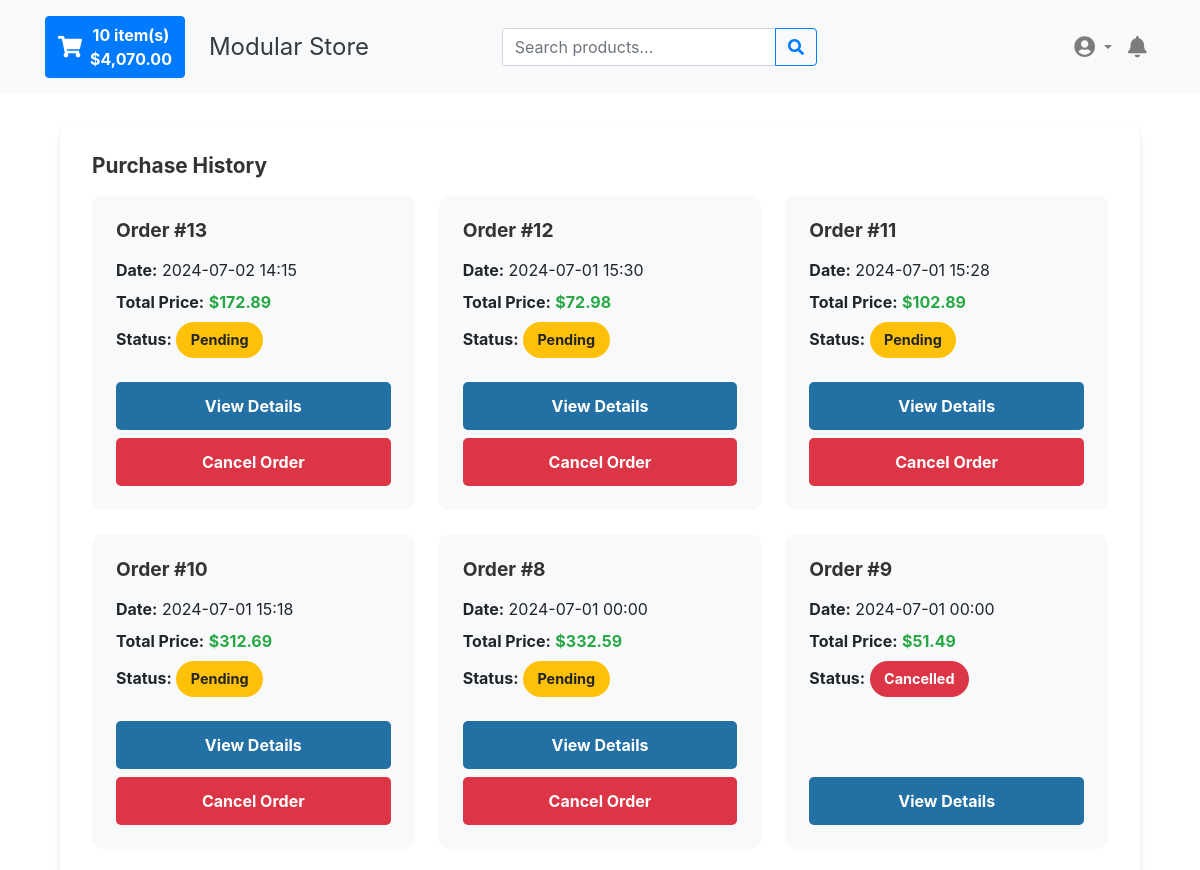
Before: /purchase-history/ (signed in, upper part) with the older database file.
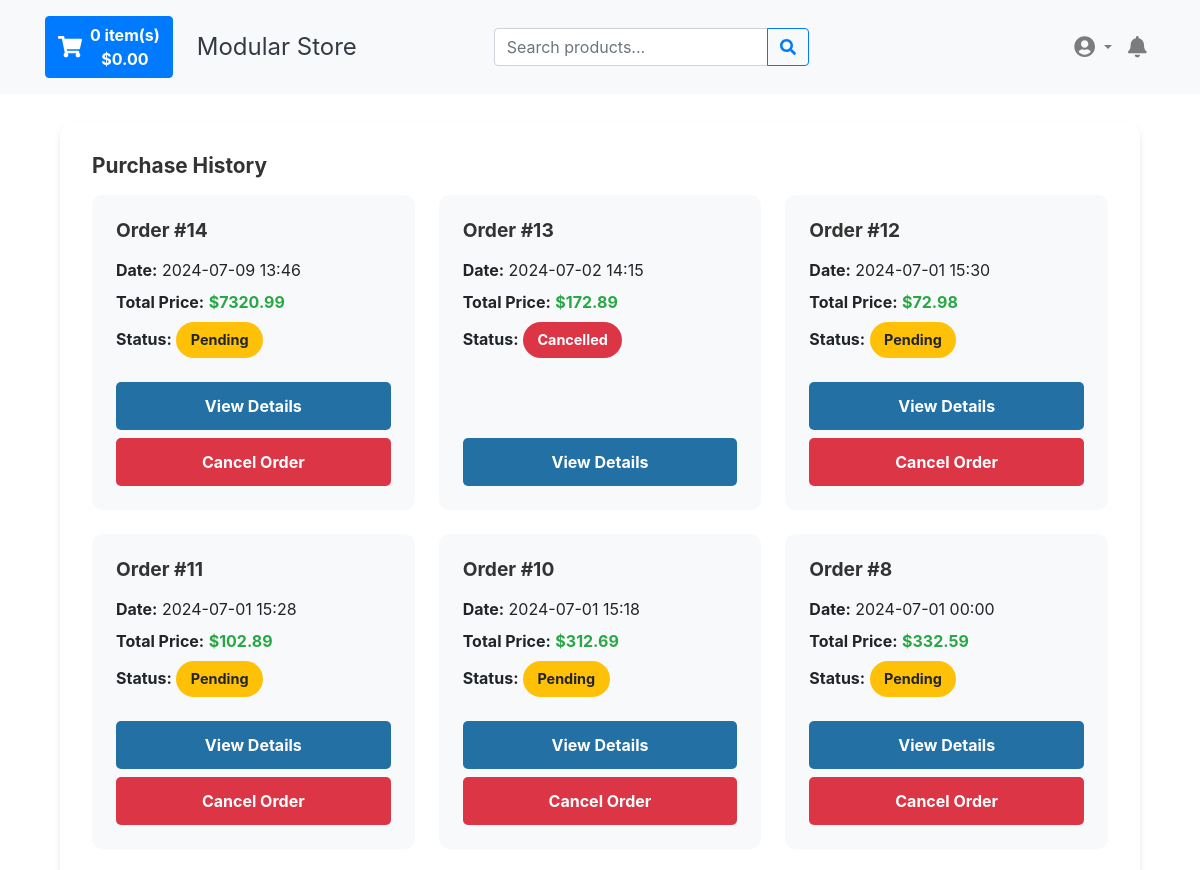
After: the same page with the newer database file.
### modules/db/models.py (models this page shows, shortened)
class Purchase(Base):
    __tablename__ = 'purchases'
    id: Mapped[int] = mapped_column(Integer, primary_key=True, autoincrement=True)
    user_id: Mapped[int] = mapped_column(Integer, ForeignKey('users.id'), nullable=False, index=True)
    date: Mapped[datetime] = mapped_column(DateTime, nullable=False, default=func.now())
    total_price: Mapped[int] = mapped_column(Integer, nullable=False)  # Total price in cents
    discount_amount: Mapped[int] = mapped_column(Integer, nullable=False, default=0)  # Discount amount in cents
    delivery_fee: Mapped[int] = mapped_column(Integer, nullable=False, default=0)  # Delivery fee in cents
    status: Mapped[Optional[str]] = mapped_column(Text)
    tracking_number: Mapped[Optional[str]] = mapped_column(Text)
    shipping_method: Mapped[Optional[str]] = mapped_column(Text)
    payment_method: Mapped[Optional[str]] = mapped_column(Text)
    payment_id: Mapped[Optional[str]] = mapped_column(Text)
    items: Mapped[List["PurchaseItem"]] = relationship('PurchaseItem', lazy='joined')
    shipping_address: Mapped[Optional["ShippingAddress"]] = relationship('ShippingAddress', uselist=False)
    @hybrid_property
    def items_subtotal(self) -> int:
        """Calculate the subtotal of all items in the purchase."""
        return sum(item.quantity * item.price for item in self.items)

### modules/purchase_history/views.py (the view)
@purchase_history_bp.route("/")
@login_required_with_message(message=_("You must be logged in to view your purchase history."))
def purchase_history() -> str:
    purchases = db.session.query(Purchase).filter_by(user_id=current_user.id).order_by(Purchase.date.desc()).all()
    return render_template("history.html", purchases=purchases)

### modules/extensions/utils.py (called while the page is built)
def get_locale() -> str:
    if current_user.is_authenticated:
        return current_user.language or AppConfig.DEFAULT_LANG
    accept_languages = request.accept_languages or LanguageAccept()
    best_match = accept_languages.best_match(AppConfig.LANGUAGES)
    return best_match or AppConfig.DEFAULT_LANG

def load_user(user_id: int) -> Optional[User]:
    user: Optional[User] = db.session.get(User, user_id)
    if user:
        db.session.refresh(user)
    return user

### modules/logger.py (called while the page is built)
    def before_request(self) -> None:
        request.start_time = time.time()

### templates/history.html (shortened to what this page needs)
{% extends "base.html" %}
{% block head %}
    <link href="{{ url_for('static', filename='css/purchase_history.css') }}" rel="stylesheet" type="text/css">
{% endblock %}
{% block body %}
    <div class="purchase-history-container">
        <div class="bento-box">
            <h2 class="bento-title">{{ _('Purchase History') }}</h2>
            {% if purchases %}
                <div class="bento-grid">
                    {% for purchase in purchases %}
                        <div class="bento-item purchase-card">
                            <h5 class="purchase-title">{{ _('Order #%(id)d', id=purchase.id) }}</h5>
                            <div class="purchase-info">
                                <p><strong>{{ _('Date') }}:</strong> {{ purchase.date.strftime('%Y-%m-%d %H:%M') }}</p>
                                <p><strong>{{ _('Total Price') }}:</strong> <span class="price">{{ '%.2f' | format(purchase.total_price / 100.0) }}</span></p>
                                <p>
                                    <strong>{{ _('Status') }}:</strong>
                                    <span class="purchase-status status-{{ purchase.status.lower() }}">
                                        {{ purchase.status }}
                                    </span>
                                </p>
                            </div>
                            <div class="purchase-actions">
                                <a href="{{ url_for('purchase_history.purchase_details', purchase_id=purchase.id) }}"
                                   class="bento-button bento-button-primary">{{ _('View Details') }}</a>
                                {% if purchase.status == 'Pending' %}
                                    <form action="{{ url_for('purchase_history.cancel_order', purchase_id=purchase.id) }}" method="POST">
                                        <button type="submit" class="bento-button bento-button-danger"
                                                onclick="return confirm('{{ _('Are you sure you want to cancel this order?') }}')">{{ _('Cancel Order') }}</button>
                                    </form>
                                {% endif %}
                            </div>
                        </div>
                    {% endfor %}
                </div>
            {% else %}
                <div class="bento-item empty-history">
                    <p>{{ _('No purchase history found.') }}</p>
                </div>
            {% endif %}
        </div>
    </div>
{% endblock %}

Changed rows visible on the page:
no longer on this page (row unchanged): Purchase: date "2024-07-01 00:00", purchase.total_price/100.0 "51.49", status "Cancelled"
added Purchase: date "2024-07-09 13:46", purchase.total_price/100.0 "7320.99", status "Pending"
changed Purchase "Order #13": status "Pending" → "Cancelled"; _ "Cancel Order" → (not shown)
Other visible differences:
{{ total_items|default(0, true) }}: "10" → "0"
{{ '{:,.2f}'.format(total_amount/100.0|default(0, true)) }}: "4,070.00" → "0.00"
